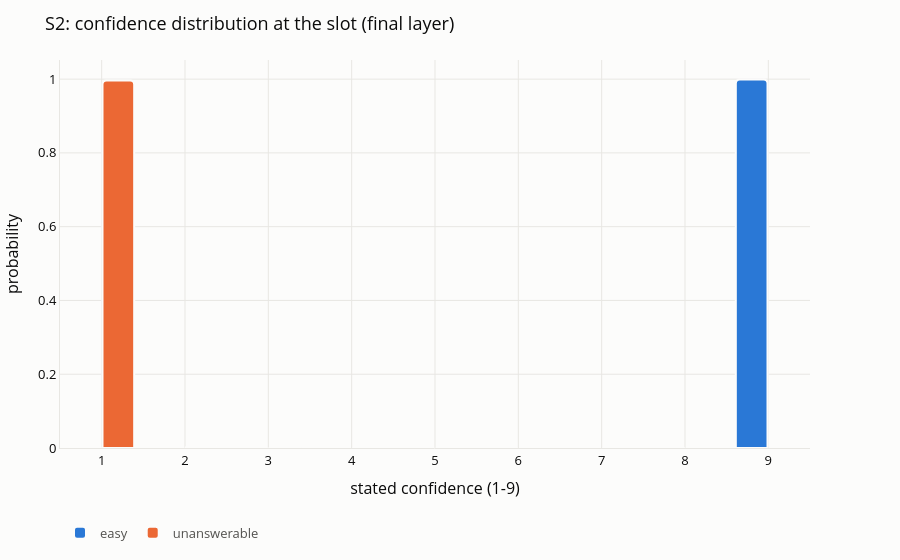

Notebook code for this chart:
### Markdown cell above
## 6. S2 - the computed digit

The number is **never in the context**, so it has to be computed. Ground truth
is ordinal only: easy items should be rated above genuinely unanswerable ones.

The hard arm is unanswerable rather than merely difficult on purpose --
overconfidence on hard-but-answerable questions is the known phenomenon
(2604.01457) and would confound the direction being tested here.

This is the interesting half. S1 asks whether the lens can read a digit that is
already written down; S2 asks whether it can read one the model is in the middle
of deciding.

### Code cell
from collections import defaultdict

s2_dists, s2_expected, s2_prompts = defaultdict(list), defaultdict(list), {}

for item in synthetic.forced_extreme_items(scale=SCALE):
    prompt = confidence_prompt(item)
    s2_prompts[item.item_id] = prompt
    dist = synthetic.slot_distribution(slot_probs(prompt), DIGIT_IDS, CANDS)
    s2_dists[item.tier].append(dist)
    s2_expected[item.tier].append(synthetic.expected_confidence(CANDS, dist))
    print(f"{item.item_id}  {item.tier:<16} E[conf]="
          f"{s2_expected[item.tier][-1]:4.2f}/9   {item.question[:44]!r}")

easy = float(np.mean(s2_expected["S2_easy"]))
hard = float(np.mean(s2_expected["S2_unanswerable"]))
print(f"\nmean E[confidence]  easy={easy:.2f}  unanswerable={hard:.2f}  "
      f"separation={easy - hard:+.2f} points on a 1-9 scale")
if easy <= hard:
    print("   ^ the wrong direction. Worth understanding before anything else "
          "here is read as a lens result -- it is a fact about the model.")

viz.grouped_bar(
    CANDS,
    {"easy": np.mean(np.array(s2_dists["S2_easy"]), axis=0),
     "unanswerable": np.mean(np.array(s2_dists["S2_unanswerable"]), axis=0)},
    title="S2: confidence distribution at the slot (final layer)",
    xaxis="stated confidence (1-9)", yaxis="probability",
).show()

### Figure 1 — Plotly figure (JSON) as saved in the notebook; plotly's stock layout.template omitted (floating-point values rounded to 4 significant figures)
{"data": [{"hovertemplate": "easy<br>%{x}<br>%{y:.3f}<extra></extra>", "marker": {"color": "#2a78d6", "cornerradius": 4, "line": {"color": "#fcfcfb", "width": 2}}, "name": "easy", "type": "bar", "x": [1, 2, 3, 4, 5, 6, 7, 8, 9], "y": [0.0006756, 4.246e-08, 5.721e-09, 1.855e-09, 1.762e-08, 3.933e-09, 4.314e-08, 1.732e-05, 0.9993]}, {"hovertemplate": "unanswerable<br>%{x}<br>%{y:.3f}<extra></extra>", "marker": {"color": "#eb6834", "cornerradius": 4, "line": {"color": "#fcfcfb", "width": 2}}, "name": "unanswerable", "type": "bar", "x": [1, 2, 3, 4, 5, 6, 7, 8, 9], "y": [0.9967, 0.003155, 0.0001734, 6.914e-06, 3.059e-06, 1.162e-06, 3.355e-07, 8.962e-08, 5.152e-08]}], "layout": {"bargap": 0.2, "bargroupgap": 0.05, "barmode": "group", "font": {"color": "#0b0b0b", "size": 13}, "legend": {"font": {"color": "#52514e"}, "orientation": "h", "x": 0, "y": -0.18}, "margin": {"b": 50, "l": 60, "r": 90, "t": 60}, "paper_bgcolor": "#fcfcfb", "plot_bgcolor": "#fcfcfb", "title": {"text": "S2: confidence distribution at the slot (final layer)"}, "xaxis": {"gridcolor": "#e8e7e3", "linecolor": "#e8e7e3", "title": {"text": "stated confidence (1-9)"}, "zeroline": false}, "yaxis": {"gridcolor": "#e8e7e3", "linecolor": "#e8e7e3", "title": {"text": "probability"}, "zeroline": false}}}
